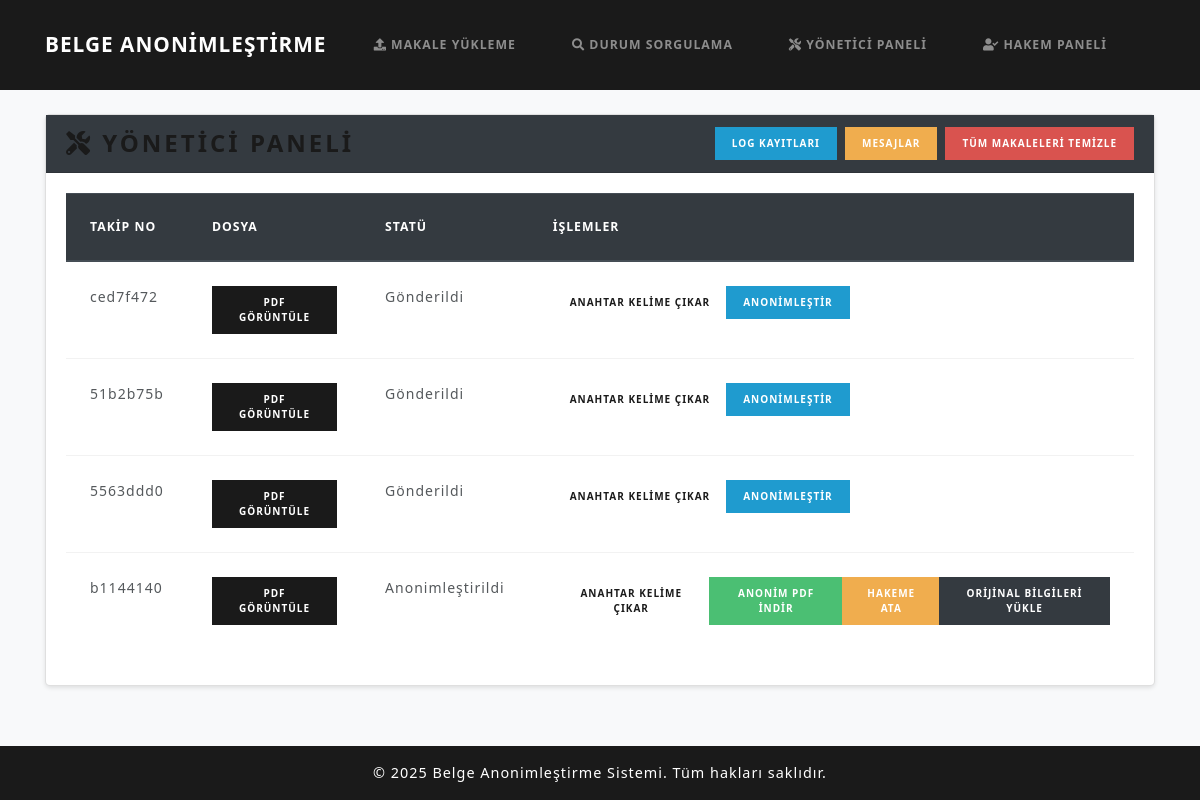
/makalesistemi/yonetici/, run on the app's committed database.
### papers/models.py (models this page shows, shortened)
class Submission(models.Model):
    tracking_number = models.CharField(max_length=50, unique=True)
    email_hash = models.CharField(max_length=64)
    encrypted_filename = models.TextField(null=True, blank=True)
    original_pdf = models.FileField(upload_to='uploads/')
    revised_pdf = models.FileField(upload_to='uploads/', null=True, blank=True)
    anonymized_pdf = models.FileField(upload_to='anonymized/', null=True, blank=True)
    final_pdf = models.FileField(upload_to='final/', null=True, blank=True)
    extracted_keywords = models.TextField(blank=True, null=True)
    domains = models.ManyToManyField(Domain, blank=True, related_name='submissions')
    status = models.CharField(max_length=50, choices=STATUS_CHOICES, default='Gönderildi')
    review = models.TextField(null=True, blank=True)
    reviewer = models.ForeignKey(Reviewer, null=True, blank=True, on_delete=models.SET_NULL)
    timestamp = models.DateTimeField(default=timezone.now)

### papers/views.py (the view)
# urls.py: path('makalesistemi/yonetici/', views.editor_dashboard, name='editor_dashboard'),
def editor_dashboard(request):
    subs = Submission.objects.all().order_by('-timestamp')
    return render(request, 'admin_panel.html', {'submissions': subs})

### templates/admin_panel.html (shortened to what this page needs)
{% extends 'base.html' %}
{% block content %}
<div class="card">
  <div class="card-header bg-dark text-white">
    <div class="d-flex justify-content-between align-items-center">
      <h3 class="mb-0">
        <i class="fas fa-tools"></i> Yönetici Paneli
      </h3>
      <div class="d-flex flex-nowrap" style="gap: 0.5rem; overflow-x: auto;">
        <a href="{% url 'editor_logs' %}" class="btn btn-info btn-sm">
          Log Kayıtları
        </a>
        <a href="{% url 'editor_messages' %}" class="btn btn-warning btn-sm">
          Mesajlar
        </a>
        <a href="{% url 'clear_all_submissions' %}" class="btn btn-danger btn-sm">
          Tüm Makaleleri Temizle
        </a>
      </div>
    </div>
  </div>
  <div class="card-body">
    <div class="table-responsive">
      <table class="table table-hover">
        <thead class="thead-dark">
          <tr>
            <th>Takip No</th>
            <th>Dosya</th>
            <th>Statü</th>
            <th>İşlemler</th>
          </tr>
        </thead>
        <tbody>
          {% for sub in submissions %}
          <tr>
            <td>{{ sub.tracking_number }}</td>
            <td>
              <a
                href="{% url 'view_pdf' sub.tracking_number %}"
                class="btn btn-primary btn-sm"
              >
                PDF Görüntüle
              </a>
            </td>
            <td>{{ sub.status }}</td>
            <td>
              <div class="btn-group" role="group">
                <a
                  href="{% url 'extract_keywords_view' sub.tracking_number %}"
                  class="btn btn-secondary btn-sm"
                >
                  Anahtar Kelime Çıkar
                </a>
                {% if sub.status == "Gönderildi" or sub.status == "Revize" %}
                  <a
                    href="{% url 'anonymize_view' sub.tracking_number %}"
                    class="btn btn-info btn-sm"
                  >
                    Anonimleştir
                  </a>
                {% endif %}
                {% if sub.status == "Anonimleştirildi" %}
                  <a
                    href="{% url 'download_anonymized_pdf' sub.tracking_number %}"
                    class="btn btn-success btn-sm"
                  >
                    Anonim PDF İndir
                  </a>
                  <a
                    href="{% url 'assign_reviewer' sub.tracking_number %}"
                    class="btn btn-warning btn-sm"
                  >
                    Hakeme Ata
                  </a>
                  <a
                    href="{% url 'restore_original' sub.tracking_number %}"
                    class="btn btn-dark btn-sm"
                  >
                    Orijinal Bilgileri Yükle
                  </a>
                {% endif %}
              </div>
            </td>
          </tr>
          {% empty %}
          <tr>
            <td colspan="4">Makale yok.</td>
          </tr>
          {% endfor %}
        </tbody>
      </table>
    </div>
  </div>
</div>
{% endblock %}

### static/css/style.css (style rules this page uses)
html, body { height: 100%; margin: 0; padding: 0; background-color: #f8f9fa; font-family: "Segoe UI", Tahoma, Geneva, Verdana, sans-serif; }
.card { margin-bottom: 20px; border-radius: 5px; box-shadow: 0 2px 4px rgba(0, 0, 0, 0.1); }

### data on the page
Submission: tracking_number "ced7f472", status "Gönderildi", shows "ANONIMLEŞTIR"
Submission: tracking_number "51b2b75b", status "Gönderildi", shows "ANONIMLEŞTIR"
Submission: tracking_number "5563ddd0", status "Gönderildi", shows "ANONIMLEŞTIR"
Submission: tracking_number "b1144140", status "Anonimleştirildi", shows "ANONIM PDF İNDIR"
